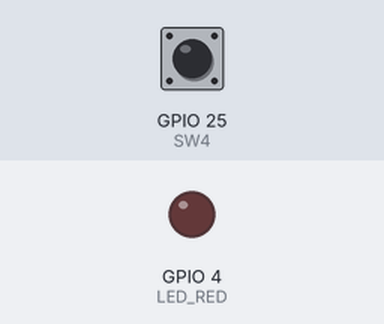
The program below on a simulated Raspberry Pi (BCM pin numbers). Shown: output pins drawn as LEDs (lit = HIGH). The inputs (shaded band) are chosen by the test bench; at power-on: GPIO 25 (SW4) HIGH.

Above: at 1.2 s.
1.3 s: GPIO 25 (SW4) pulled LOW for 1 s
At 3.3 s:
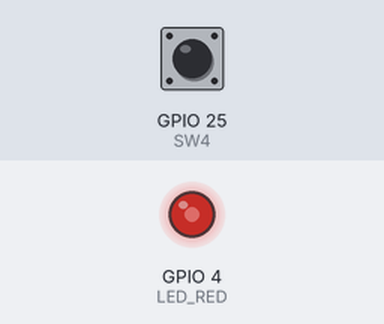
3.8 s: GPIO 25 (SW4) pulled LOW for 0.25 s
At 3.9 s:
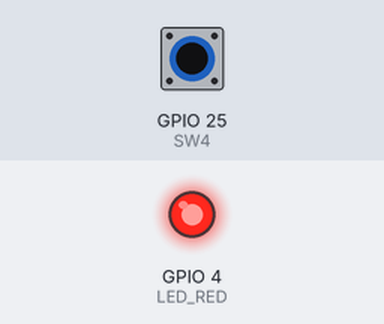
5.5 s: GPIO 25 (SW4) pulled LOW for 3.2 s
At 9.4 s:
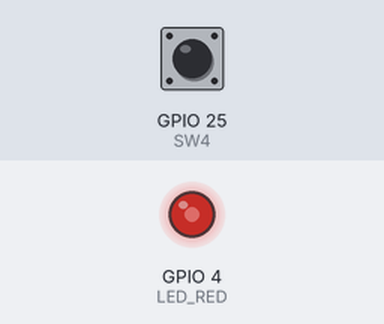
Timing chart, 0 to 10.9 s (numbered marks = the images above; inputs shaded):
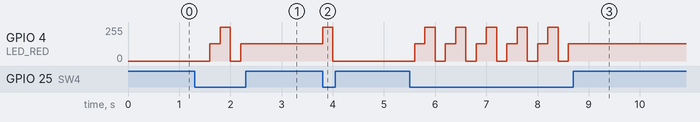

Measured:
- after the input at 1.3 s, GPIO 4 (LED_RED): 0/255 → 128/255 after 0.30 s, → 255/255 0.20 s later, → 0/255 0.20 s later, → 128/255 0.20 s later
- after the input at 3.8 s, GPIO 4 (LED_RED): 128/255 → 255/255 at once, → 0/255 0.20 s later
- after the input at 5.5 s, GPIO 4 (LED_RED): 0/255 → 128/255 after 0.10 s, then repeats every 0.60 s: 255/255 0.20 s, 0/255 0.20 s, 128/255 0.20 s, until it stays 128/255 from 8.6 s

The program:

challenge122.py
```python
import RPi.GPIO as GPIO
import time

LED_RED = 4
SW4 = 25

GPIO.setwarnings(False)
GPIO.setmode(GPIO.BCM)
GPIO.setup(LED_RED, GPIO.OUT)
GPIO.setup(SW4, GPIO.IN)

pwm = GPIO.PWM(LED_RED, 100)
pwm.start(0)

light = 0
try:
    while True:
        ret = GPIO.input(SW4)
        if ret == 0:
            if light == 0:
                pwm.ChangeDutyCycle(0)
                light = 1
            elif light == 1:
                pwm.ChangeDutyCycle(50)
                light = 2
            elif light == 2:
                pwm.ChangeDutyCycle(100)
                light = 0

        time.sleep(0.2)

except KeyboardInterrupt:
    GPIO.cleanup()
```
